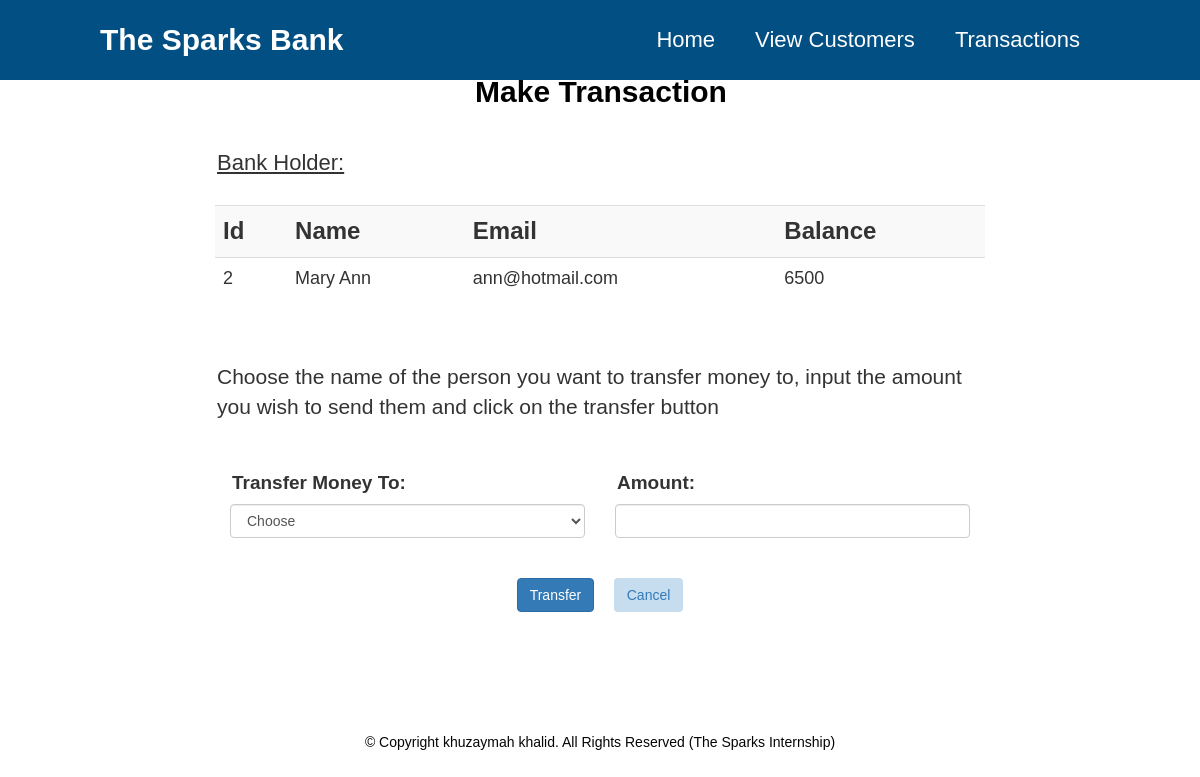
The page /transfer.php?id=2 on the database its author committed.
### tables this page shows
CREATE TABLE `customers` (
  `id` int(10) NOT NULL,
  `name` varchar(15) NOT NULL,
  `email` varchar(20) NOT NULL,
  `amount` int(10) NOT NULL
);

### transfer.php (the view, shortened to what this page needs)
<!DOCTYPE html>
<html lang="en">
<head>
    <link rel="stylesheet" href="https://maxcdn.bootstrapcdn.com/bootstrap/3.4.1/css/bootstrap.min.css">    <link rel = "stylesheet" href = "css/style.css">
    <link href="vendor/font-awesome/css/font-awesome.min.css" rel="stylesheet" type="text/css">
    <link rel = "stylesheet" href = "css/style.CSS">
</head>
<body>
   <header>
     <div class="logo" >The Sparks Bank</div>
      <nav class="topnav">
        <ul id="js-menu">
            <li>
                <a href="index.php#home" class="active">Home</a>
            </li>
            <li>
              <a href="index.php#customers">View Customers</a>
          </li>
            <li>
                <a href="history.php#transactions">Transactions</a>
            </li>
        </ul>
      </nav>
    </header>
<body>
<section id="transactions">
	<div class="container">
        <br><h2 class="tittle">Make Transaction</h2>
        <h3 > Bank Holder:</h3>
            <?php
                include 'config.php';
                $sid=$_GET['id'];
                $sql = "SELECT * FROM  customers where id=$sid";
                $result=mysqli_query($conn,$sql);
                $rows=mysqli_fetch_assoc($result);
            ?>
            <form method="post" name="tcredit" class="tabletext" ><br>
        <div>
            <table class="table table-striped table-hover">
                <tr>
                    <th>Id</th>
                    <th>Name</th>
                    <th>Email</th>
                    <th>Balance</th>
                </tr>
                <tr>
                    <td class="py-2"><?php echo $rows['id'] ?></td>
                    <td class="py-2"><?php echo $rows['name'] ?></td>
                    <td class="py-2"><?php echo $rows['email'] ?></td>
                    <td class="py-2"><?php echo $rows['amount'] ?></td>
                </tr>
            </table>
        </div>
                <br>
          <p> Choose the name of the person you want to transfer money to, input the amount you wish to send them and click on the transfer button</p>
                <br>
          <div class="col-md-6 col-sm-6">
          <h4>Transfer Money To:</h4>
          <select name="receiver" class="form-control" required>
            <option value="" disabled selected>Choose</option>
        </select>
            </div>
            <div class="col-md-6 col-sm-6">
            <h4>Amount:</h4>
            <input type="number" class="form-control" name="amount" required>
            <br><br>
            </div>
            <div class="text-center" >
            <button class="btn btn-primary " name="submit" type="submit" >Transfer</button> &nbsp &nbsp
            <a href="index.php#customers" style="text-decoration:none" > <button class="btn btn-secondary ml-2"  >Cancel</a></button>
            </div>
            </div>
</section>
<section>
       <div class="footer">
            <div class="col-md-12 text-center">
             © Copyright khuzaymah khalid. All Rights Reserved (The Sparks Internship)
            </div>
        </div>
</section>
</body>
</html>

### css/style.css (style rules this page uses)
* { box-sizing: border-box; padding: 0; margin: 0; }
body { font-family: Poppins-Regular, sans-serif; }
h1, h2, h3, h4, h5, h6 { margin: 20 0 20px 0; font-family: 'candal' srif; font-weight:400; padding:0; }
.tittle { font-size: 32px; color:#000; text-transform: uppercase; text-align: center; font-weight: 700; margin-bottom: 8px; }
.container { width: 100%; padding-right: var(--bs-gutter-x, 0.73rem); padding-left: var(--bs-gutter-x, 0.73rem); margin-right: auto; margin-left: auto; align-items:center; padding-top: 12px; }
header { position: fixed; z-index: 1; top: 0; left: 0; padding: 0 100px; background: #014f83; width:100%; box-sizing: border-box; }
header .logo { color: #fff; height: 80px; font-size: 30px; line-height: 80px; float: left; font-weight: bold; }
header nav { float: right; }
header nav ul { margin: 0; padding: 0; display: flex; font-size: 22px; }
header nav ul li { list-style: none; }
header nav ul li a { height: 80px; line-height: 80px; padding: 0 20px; color: #fff; text-decoration: none; display: block; }
#transactions .container { width: 70%; padding-right: 35px; padding-left: 35px; padding-bottom: 120px; margin-right: auto; margin-left: auto; }
#transactions h2 { padding-left: 2px; text-transform:capitalize; padding-top: 3%; font-size: 30px; font-weight: 550; }
#transactions h3 { padding-left: 2px; padding-top: 3%; font-size: 22px; font-weight: 500; text-decoration:underline; }
#transactions h4 { padding-left: 2px; padding-top: 3%; font-size: 19px; font-weight: 570; }
#transactions p { padding-left: 2px; padding-top: 3%; font-size: 21px; font-weight: 500; }
#transactions th { font-size: 24px; }
#transactions tr { font-size: 18px; }
button { border:none; background: #c6ddf0; }
.footer { position: absolute; left: 0; top: 100; width: 100%; height: 3%; color: rgb(5, 5, 5); text-align: center; }

### rows shown on the page
customers: id "2", name "Mary Ann", email "ann@hotmail.com", amount "6500"
